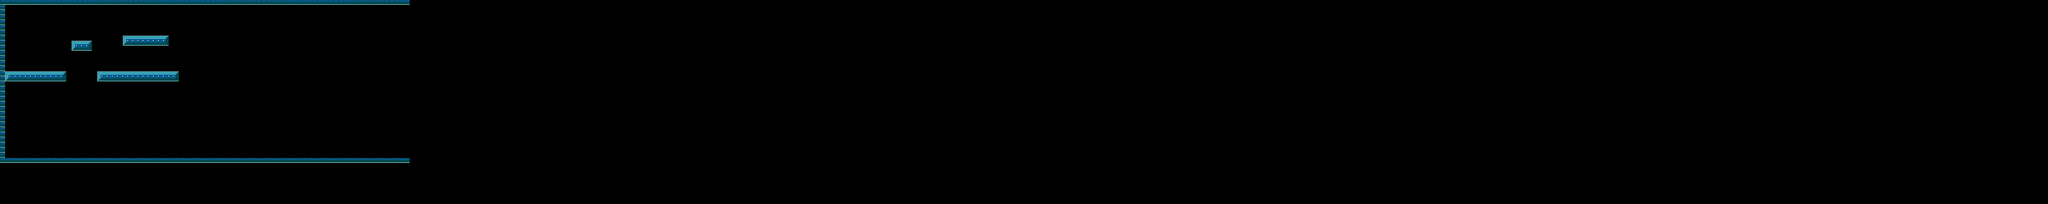

Tiled map render using the project's own tile images. Description and the map definition, with tile-layer contents summarised, below:
An orthogonal 400x40 tile map with 16x16 px tiles, 1 tile layer (ground).

<map version="1.0" orientation="orthogonal" width="400" height="40" tilewidth="16" tileheight="16">
 <tileset firstgid="1" name="tutorialtiles" tilewidth="16" tileheight="16">
  <image source="tutorialtiles.png" width="64" height="64" />
  <tile id="1">
   <properties>
    <property name="solid" value="" />
   </properties>
  </tile>
  <tile id="2">
   <properties>
    <property name="solid" value="" />
   </properties>
  </tile>
  <tile id="3">
   <properties>
    <property name="solid" value="" />
   </properties>
  </tile>
  <tile id="5">
   <properties>
    <property name="solid" value="" />
   </properties>
  </tile>
  <tile id="6">
   <properties>
    <property name="solid" value="" />
   </properties>
  </tile>
  <tile id="7">
   <properties>
    <property name="solid" value="" />
   </properties>
  </tile>
 </tileset>
 <layer name="ground" width="400" height="40">
  <data>[16000 cells, 1064 non-empty, 7 distinct tile ids]</data>
 </layer>
</map>
